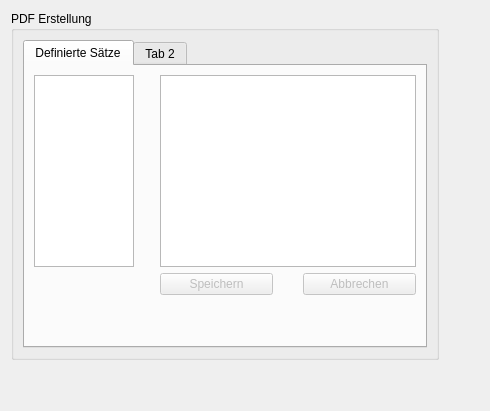
      <widget class="QWidget" name="tabSettings">
       <attribute name="title">
        <string>Einstellungen</string>
       </attribute>
       <layout class="QGridLayout" name="gridLayout_15">
        <item row="0" column="0">
         <widget class="QGroupBox" name="groupBox_2">
          <property name="title">
           <string>PDF Erstellung</string>
          </property>
          <layout class="QVBoxLayout" name="verticalLayout_10">
           <item>
            <widget class="QTabWidget" name="tabWidget">
             <property name="sizePolicy">
              <sizepolicy hsizetype="Preferred" vsizetype="Expanding">
               <horstretch>0</horstretch>
               <verstretch>0</verstretch>
              </sizepolicy>
             </property>
             <property name="currentIndex">
              <number>0</number>
             </property>
             <widget class="QWidget" name="tabSetPdfPhrases">
              <attribute name="title">
               <string>Definierte Sätze</string>
              </attribute>
              <layout class="QGridLayout" name="gridLayout_16">
               <item row="1" column="0">
                <spacer name="verticalSpacer_9">
                 <property name="orientation">
                  <enum>Qt::Vertical</enum>
                 </property>
                 <property name="sizeType">
                  <enum>QSizePolicy::MinimumExpanding</enum>
                 </property>
                 <property name="sizeHint" stdset="0">
                  <size>
                   <width>20</width>
                   <height>40</height>
                  </size>
                 </property>
                </spacer>
               </item>
               <item row="0" column="0">
                <layout class="QGridLayout" name="gridLayout_18" columnstretch="0,0,0">
                 <item row="1" column="2">
                  <layout class="QHBoxLayout" name="horizontalLayout_9">
                   <property name="spacing">
                    <number>30</number>
                   </property>
                   <item>
                    <widget class="QPushButton" name="btnSetSave">
                     <property name="enabled">
                      <bool>false</bool>
                     </property>
                     <property name="text">
                      <string>Speichern</string>
                     </property>
                    </widget>
                   </item>
                   <item>
                    <widget class="QPushButton" name="btnSetCancel">
                     <property name="enabled">
                      <bool>false</bool>
                     </property>
                     <property name="text">
                      <string>Abbrechen</string>
                     </property>
                    </widget>
                   </item>
                  </layout>
                 </item>
                 <item row="0" column="2">
                  <widget class="QTextEdit" name="teSetContent">
                   <property name="enabled">
                    <bool>true</bool>
                   </property>
                   <property name="sizePolicy">
                    <sizepolicy hsizetype="Preferred" vsizetype="Preferred">
                     <horstretch>0</horstretch>
                     <verstretch>0</verstretch>
                    </sizepolicy>
                   </property>
                   <property name="focusPolicy">
                    <enum>Qt::StrongFocus</enum>
                   </property>
                   <property name="frameShape">
                    <enum>QFrame::StyledPanel</enum>
                   </property>
                   <property name="frameShadow">
                    <enum>QFrame::Sunken</enum>
                   </property>
                   <property name="readOnly">
                    <bool>false</bool>
                   </property>
                  </widget>
                 </item>
                 <item row="0" column="1">
                  <spacer name="horizontalSpacer_16">
                   <property name="orientation">
                    <enum>Qt::Horizontal</enum>
                   </property>
                   <property name="sizeType">
                    <enum>QSizePolicy::Fixed</enum>
                   </property>
                   <property name="sizeHint" stdset="0">
                    <size>
                     <width>20</width>
                     <height>20</height>
                    </size>
                   </property>
                  </spacer>
                 </item>
                 <item row="0" column="0">
                  <widget class="QListWidget" name="lwSetPdfPhrases">
                   <property name="sizePolicy">
                    <sizepolicy hsizetype="Preferred" vsizetype="Preferred">
                     <horstretch>0</horstretch>
                     <verstretch>0</verstretch>
                    </sizepolicy>
                   </property>
                   <property name="maximumSize">
                    <size>
                     <width>100</width>
                     <height>16777215</height>
                    </size>
                   </property>
                   <property name="autoFillBackground">
                    <bool>false</bool>
                   </property>
                   <property name="alternatingRowColors">
                    <bool>false</bool>
                   </property>
                   <property name="selectionBehavior">
                    <enum>QAbstractItemView::SelectRows</enum>
                   </property>
                   <property name="iconSize">
                    <size>
                     <width>0</width>
                     <height>0</height>
                    </size>
                   </property>
                   <property name="textElideMode">
                    <enum>Qt::ElideRight</enum>
                   </property>
                   <property name="movement">
                    <enum>QListView::Static</enum>
                   </property>
                   <property name="flow">
                    <enum>QListView::TopToBottom</enum>
                   </property>
                   <property name="isWrapping" stdset="0">
                    <bool>false</bool>
                   </property>
                   <property name="resizeMode">
                    <enum>QListView::Fixed</enum>
                   </property>
                   <property name="layoutMode">
                    <enum>QListView::SinglePass</enum>
                   </property>
                   <property name="spacing">
                    <number>0</number>
                   </property>
                   <property name="gridSize">
                    <size>
                     <width>0</width>
                     <height>30</height>
                    </size>
                   </property>
                   <property name="viewMode">
                    <enum>QListView::ListMode</enum>
                   </property>
                   <property name="uniformItemSizes">
                    <bool>false</bool>
                   </property>
                   <property name="wordWrap">
                    <bool>false</bool>
                   </property>
                   <property name="selectionRectVisible">
                    <bool>false</bool>
                   </property>
                   <property name="currentRow">
                    <number>-1</number>
                   </property>
                   <property name="sortingEnabled">
                    <bool>false</bool>
                   </property>
                  </widget>
                 </item>
                </layout>
               </item>
              </layout>
             </widget>
             <widget class="QWidget" name="tab_2">
              <attribute name="title">
               <string>Tab 2</string>
              </attribute>
             </widget>
            </widget>
           </item>
          </layout>
         </widget>
        </item>
        <item row="0" column="1">
         <spacer name="horizontalSpacer_18">
          <property name="orientation">
           <enum>Qt::Horizontal</enum>
          </property>
          <property name="sizeType">
           <enum>QSizePolicy::Expanding</enum>
          </property>
          <property name="sizeHint" stdset="0">
           <size>
            <width>40</width>
            <height>20</height>
           </size>
          </property>
         </spacer>
        </item>
        <item row="1" column="0">
         <spacer name="verticalSpacer_8">
          <property name="orientation">
           <enum>Qt::Vertical</enum>
          </property>
          <property name="sizeHint" stdset="0">
           <size>
            <width>20</width>
            <height>40</height>
           </size>
          </property>
         </spacer>
        </item>
       </layout>
      </widget>
